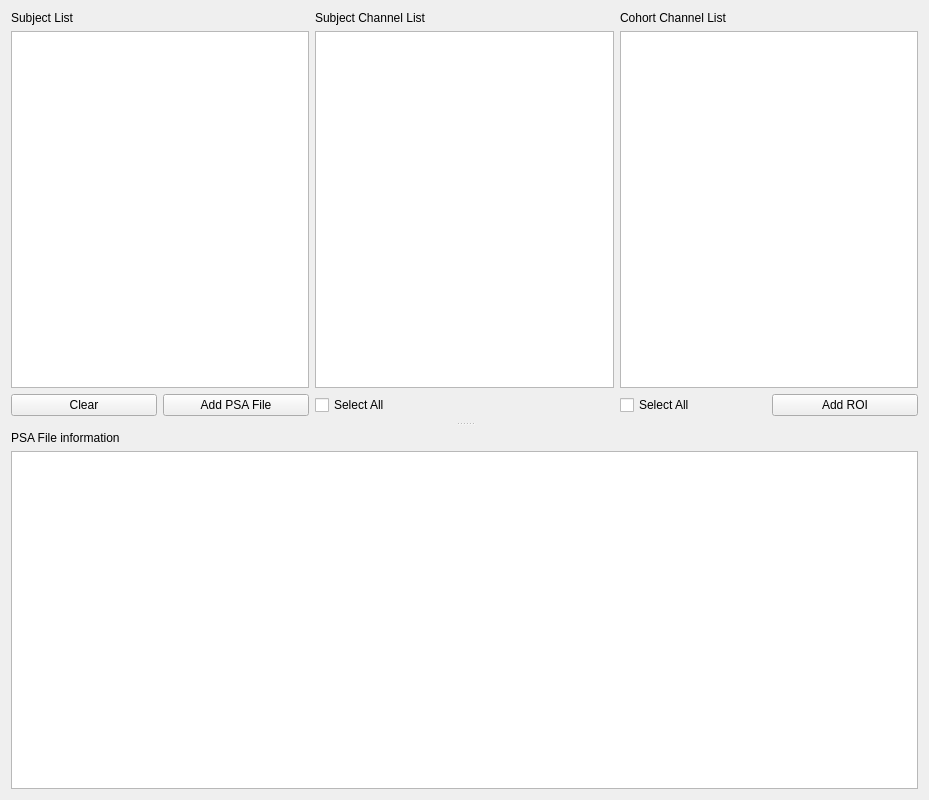
<?xml version="1.0" encoding="UTF-8"?>
<ui version="4.0">
 <class>PSACohortReviewSettingsView</class>
 <widget class="QWidget" name="PSACohortReviewSettingsView">
  <property name="geometry">
   <rect>
    <x>0</x>
    <y>0</y>
    <width>929</width>
    <height>800</height>
   </rect>
  </property>
  <property name="windowTitle">
   <string>Form</string>
  </property>
  <property name="styleSheet">
   <string notr="true">font: 12pt &quot;Roboto&quot;;</string>
  </property>
  <layout class="QHBoxLayout" name="horizontalLayout_3">
   <item>
    <widget class="QSplitter" name="splitter">
     <property name="orientation">
      <enum>Qt::Vertical</enum>
     </property>
     <property name="handleWidth">
      <number>15</number>
     </property>
     <property name="childrenCollapsible">
      <bool>false</bool>
     </property>
     <widget class="QWidget" name="layoutWidget">
      <layout class="QGridLayout" name="gridLayout">
       <item row="0" column="0">
        <widget class="QLabel" name="label">
         <property name="text">
          <string>Subject List</string>
         </property>
        </widget>
       </item>
       <item row="0" column="1">
        <widget class="QLabel" name="label_2">
         <property name="text">
          <string>Subject Channel List</string>
         </property>
        </widget>
       </item>
       <item row="0" column="2">
        <widget class="QLabel" name="label_3">
         <property name="text">
          <string>Cohort Channel List</string>
         </property>
        </widget>
       </item>
       <item row="1" column="0">
        <widget class="QListView" name="subject_listView">
         <property name="editTriggers">
          <set>QAbstractItemView::NoEditTriggers</set>
         </property>
        </widget>
       </item>
       <item row="1" column="1">
        <widget class="QListView" name="chan_subject_listView"/>
       </item>
       <item row="2" column="0">
        <layout class="QHBoxLayout" name="horizontalLayout">
         <item>
          <widget class="QPushButton" name="clear_pushButton">
           <property name="text">
            <string>Clear</string>
           </property>
          </widget>
         </item>
         <item>
          <widget class="QPushButton" name="add_pushButton">
           <property name="text">
            <string>Add PSA File</string>
           </property>
          </widget>
         </item>
        </layout>
       </item>
       <item row="2" column="1">
        <widget class="QCheckBox" name="all_subject_chan_checkBox">
         <property name="text">
          <string>Select All</string>
         </property>
        </widget>
       </item>
       <item row="2" column="2">
        <layout class="QHBoxLayout" name="horizontalLayout_2">
         <item>
          <widget class="QCheckBox" name="all_cohort_chan_checkBox">
           <property name="text">
            <string>Select All</string>
           </property>
          </widget>
         </item>
         <item>
          <widget class="QPushButton" name="add_ROI_pushButton">
           <property name="text">
            <string>Add ROI</string>
           </property>
          </widget>
         </item>
        </layout>
       </item>
       <item row="1" column="2">
        <widget class="QListWidget" name="chan_cohort_listWidget"/>
       </item>
      </layout>
     </widget>
     <widget class="QWidget" name="layoutWidget">
      <layout class="QVBoxLayout" name="verticalLayout">
       <item>
        <widget class="QLabel" name="label_4">
         <property name="text">
          <string>PSA File information</string>
         </property>
        </widget>
       </item>
       <item>
        <widget class="QTextEdit" name="message_textEdit">
         <property name="readOnly">
          <bool>true</bool>
         </property>
        </widget>
       </item>
      </layout>
     </widget>
    </widget>
   </item>
  </layout>
 </widget>
 <resources>
  <include location="../../../../scinodes_poc/src/main/python/ui/themes/themes.qrc"/>
 </resources>
 <connections>
  <connection>
   <sender>clear_pushButton</sender>
   <signal>clicked()</signal>
   <receiver>PSACohortReviewSettingsView</receiver>
   <slot>clear_subject_slot()</slot>
   <hints>
    <hint type="sourcelabel">
     <x>54</x>
     <y>312</y>
    </hint>
    <hint type="destinationlabel">
     <x>464</x>
     <y>399</y>
    </hint>
   </hints>
  </connection>
  <connection>
   <sender>add_pushButton</sender>
   <signal>clicked()</signal>
   <receiver>PSACohortReviewSettingsView</receiver>
   <slot>add_subject_slot()</slot>
   <hints>
    <hint type="sourcelabel">
     <x>174</x>
     <y>312</y>
    </hint>
    <hint type="destinationlabel">
     <x>464</x>
     <y>399</y>
    </hint>
   </hints>
  </connection>
  <connection>
   <sender>all_subject_chan_checkBox</sender>
   <signal>clicked()</signal>
   <receiver>PSACohortReviewSettingsView</receiver>
   <slot>select_all_subject_chan_slot()</slot>
   <hints>
    <hint type="sourcelabel">
     <x>425</x>
     <y>311</y>
    </hint>
    <hint type="destinationlabel">
     <x>464</x>
     <y>399</y>
    </hint>
   </hints>
  </connection>
  <connection>
   <sender>all_cohort_chan_checkBox</sender>
   <signal>clicked()</signal>
   <receiver>PSACohortReviewSettingsView</receiver>
   <slot>select_all_cohort_chan_slot()</slot>
   <hints>
    <hint type="sourcelabel">
     <x>705</x>
     <y>321</y>
    </hint>
    <hint type="destinationlabel">
     <x>464</x>
     <y>399</y>
    </hint>
   </hints>
  </connection>
  <connection>
   <sender>add_ROI_pushButton</sender>
   <signal>clicked()</signal>
   <receiver>PSACohortReviewSettingsView</receiver>
   <slot>add_ROI_slot()</slot>
   <hints>
    <hint type="sourcelabel">
     <x>544</x>
     <y>322</y>
    </hint>
    <hint type="destinationlabel">
     <x>464</x>
     <y>399</y>
    </hint>
   </hints>
  </connection>
  <connection>
   <sender>subject_listView</sender>
   <signal>clicked(QModelIndex)</signal>
   <receiver>PSACohortReviewSettingsView</receiver>
   <slot>subject_selection_changed_slot()</slot>
   <hints>
    <hint type="sourcelabel">
     <x>159</x>
     <y>209</y>
    </hint>
    <hint type="destinationlabel">
     <x>464</x>
     <y>399</y>
    </hint>
   </hints>
  </connection>
 </connections>
 <slots>
  <slot>clear_subject_slot()</slot>
  <slot>add_subject_slot()</slot>
  <slot>select_all_subject_chan_slot()</slot>
  <slot>select_all_cohort_chan_slot()</slot>
  <slot>add_ROI_slot()</slot>
  <slot>item_changed_subject_slot()</slot>
  <slot>item_changed_cohort_slot()</slot>
  <slot>subject_selection_changed_slot()</slot>
 </slots>
</ui>
